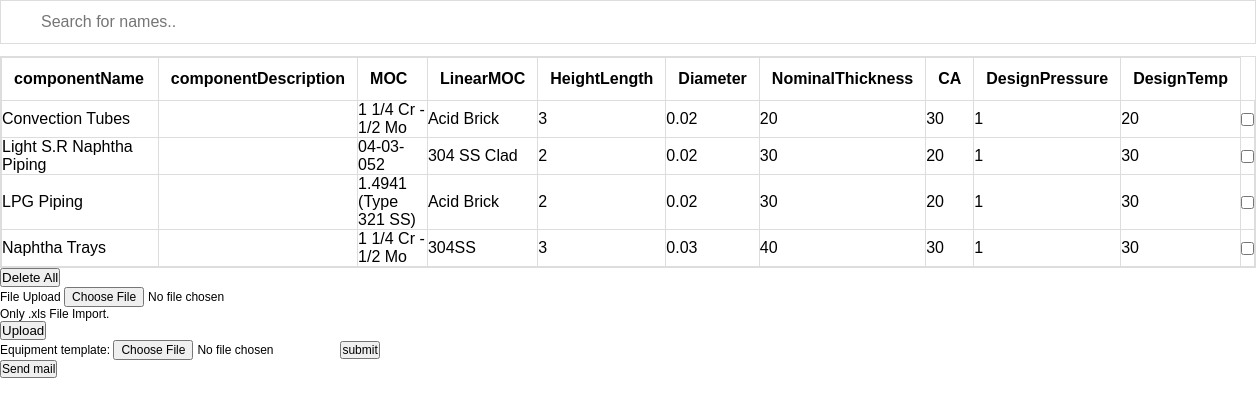
Screenshot of /App/View/home/componentList.php with the database file from the repository.
### tables this page shows
CREATE TABLE IF NOT EXISTS `tbl_component` (
  `componentName` varchar(100) NOT NULL,
  `componentDescription` varchar(200) NOT NULL,
  `MOC` varchar(45) NOT NULL,
  `LinearMOC` varchar(45) NOT NULL,
  `HeightLength` varchar(45) DEFAULT NULL,
  `Diameter` varchar(45) DEFAULT NULL,
  `NominalThickness` varchar(45) DEFAULT NULL,
  `CA` varchar(45) DEFAULT NULL,
  `DesignPressure` varchar(45) DEFAULT NULL,
  `DesignTemp` varchar(45) DEFAULT NULL
);

### App/Model/database.php (called while the page is built, shortened)
<?php
class database
{
    private $__conn;
    function connect()
    {
        if (!$this->__conn) {
            $this->__conn = mysqli_connect('localhost', 'root', '', 'rbi') or die ('Lỗi kết nối');
            mysqli_query($this->__conn, "SET character_set_results = 'utf8', character_set_client = 'utf8', character_set_database = 'utf8', character_set_server = 'utf8'");
        }
    }
        function get_list_assoc($table, $select)
        {
            $sql = "SELECT $select FROM $table";
            $result = mysqli_query($this->__conn, $sql);
            $return = array();
            while ($row = mysqli_fetch_assoc($result)) {
                $return[] = $row;
            }
            return $return;
        }
}

### App/Model/home/componentListModel.php (called while the page is built, shortened)
<?php
require_once '../../Model/database.php';
class componentListModel extends database{
    function getAllComponent(){
        return $this->get_list_assoc('tbl_component', '*');
    }
    function getAllPrameters(){
        $arr = $this->get_list_assoc('tbl_component', '*');
        $outParams = array();
        if(count($arr)>0){
            foreach ($arr[0] as $key => $value) {
                array_push($outParams, $key);
            }
        }
        return $outParams;
    }
}

### App/View/home/componentList.php (the view, shortened to what this page needs)
<?php
require_once '../../Model/home/componentListModel.php';
$cpnList = new componentListModel();
$params = $cpnList->getAllPrameters();
$val = $cpnList->getAllComponent();
?>
<link rel="stylesheet" href="../../../../Public/css/home.css">
<link href="http://ajax.googleapis.com/ajax/libs/jqueryui/1.9.2/themes/ui-darkness/jquery-ui.css" rel="stylesheet">
<input type="text" id="searchInput" onkeyup="searchFunction_cpn()" placeholder="Search for names..">
<table border="1" class="listTable" id="listTable">
    <tr>
        <?php
        foreach ($params as $value) {
            echo "<th><strong>$value</strong></th>";
        }
        ?>
    </tr>
    <?php
        foreach ($val as $key => $value) {
            echo "<tr>";
            foreach ($value as $key => $va) {
                echo "<td>$va</td>";
            }
            echo "<td><input type='checkbox' class='checkBoxClass' onchange='checkBoxChangeHandler()'></td>";
            echo "</tr>";
        }
    ?>
</table>
<div id="deleteItem" >
    <button onclick="deleteAllComponent()">Delete All</button>
</div>
<form enctype="multipart/form-data" method="post" role="form" action="../../Controller/home/componentController.php">
    <div class="form-group">
        <label for="exampleInputFile">File Upload</label>
        <input type="file" name="file" id="file">
        <p class="help-block">Only .xls File Import.</p>
    </div>
    <button type="submit" class="btn btn-default" name="Import" value="Import">Upload</button>
</form>
<form action="../../Controller/home/uploadInput.php" method="POST" enctype="multipart/form-data">
    <div class="row" >
        <span>Equipment template:</span>
        <input type="file" name="fileupload_1"/><input type="submit" value="submit" name="submit2"/>
    </div>
</form>
<form method="post"action="../../Controller/home/email.php">
    <div>
        <input type="submit" value="Send mail">
    </div>
</form>

### Public/css/home.css (style rules this page uses)
* { margin: 0px; padding: 0px; }
body, input, textarea { font-family: Arial; font-size: 12px; }
table { padding: 1px 3px; }
#searchInput { background-image: url('/css/searchicon.png'); background-position: 10px 12px; background-repeat: no-repeat; width: 100%; font-size: 16px; padding: 12px 20px 12px 40px; border: 1px solid #ddd; margin-bottom: 12px; }
.listTable { border-collapse: collapse; width: 100%; border: 1px solid #ddd; font-size: 16px; }
.listTable th, #myTable td { text-align: left; padding: 12px; }
.listTable tr { border-bottom: 1px solid #ddd; }

### rows the page displays
tbl_component: componentName "Convection Tubes", MOC "1 1/4 Cr - 1/2 Mo", LinearMOC "Acid Brick", HeightLength "3", Diameter "0.02", NominalThickness "20", CA "30", DesignPressure "1", DesignTemp "20"
tbl_component: componentName "Light S.R Naphtha Piping", MOC "04-03-052", LinearMOC "304 SS Clad", HeightLength "2", Diameter "0.02", NominalThickness "30", CA "20", DesignPressure "1", DesignTemp "30"
tbl_component: componentName "LPG Piping", MOC "1.4941 (Type 321 SS)", LinearMOC "Acid Brick", HeightLength "2", Diameter "0.02", NominalThickness "30", CA "20", DesignPressure "1", DesignTemp "30"
tbl_component: componentName "Naphtha Trays", MOC "1 1/4 Cr - 1/2 Mo", LinearMOC "304SS", HeightLength "3", Diameter "0.03", NominalThickness "40", CA "30", DesignPressure "1", DesignTemp "30"

### other values shown
$value "componentName"
$value "componentDescription"
$value "MOC"
$value "LinearMOC"
$value "HeightLength"
$value "Diameter"
$value "NominalThickness"
$value "CA"
$value "DesignPressure"
$value "DesignTemp"
